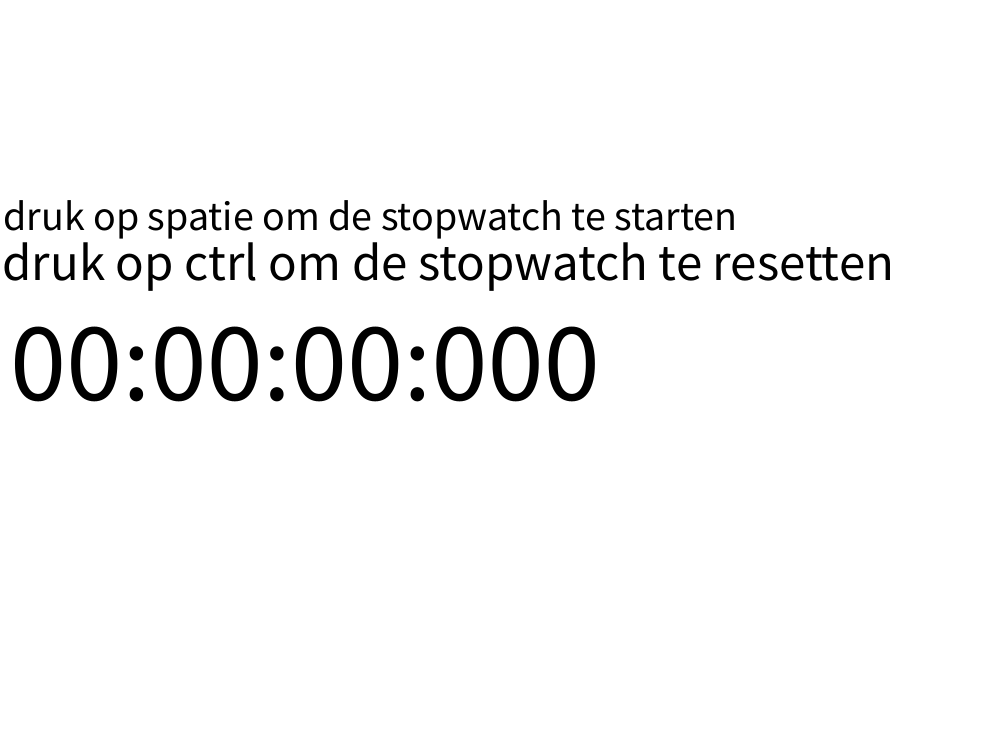
Frame 1 (no input)
Frame 60 (the mouse pressed at the canvas centre just before this capture): identical to frame 1, image omitted
Frame 120 (the mouse held since frame 60 and released just before this capture): identical to frame 1, image omitted

The Processing sketch that drew this single still picture (run headless with seeded random() and noise(); from frame 60 on, the mouse is pressed at the canvas centre):

// Processing sketch: H12_JavaOpdracht_4
// ── H12_JavaOpdracht_4.pde
boolean on = false;
int mil;
int s;
int m;
int h;
int a;

void setup() {
  size(1000,750);
}

void draw() {
  background(255,255,255);
   if (on){
    mil=millis()-a;
  }

  if (mil>=1000){
    s++;
    a+=1000;
  }
  if (s==60){
    m++;
    s=0;
  }
  if (m==60){
    h++;
    m=0;
  }

  fill(0,0,0);
  textSize(113);
  text(nf(h,2)+":"+nf(m,2)+":"+nf(s,2)+":"+nf(mil,3),10,400);

   fill(0,0,0);
    textSize(42);
    text("druk op spatie om de stopwatch te starten",3,230);
    textSize(53);
    text("druk op ctrl om de stopwatch te resetten",2,280);
 
}

void keyPressed() {
  if (keyCode==32 && !on){
    on=true;
    a=millis();
  } else if (keyCode==32){
    on = false;
  }
  else if (keyCode==17){
    on=false;
    mil=0;
    s=0;
    m=0;
    h=0;
  }



}
